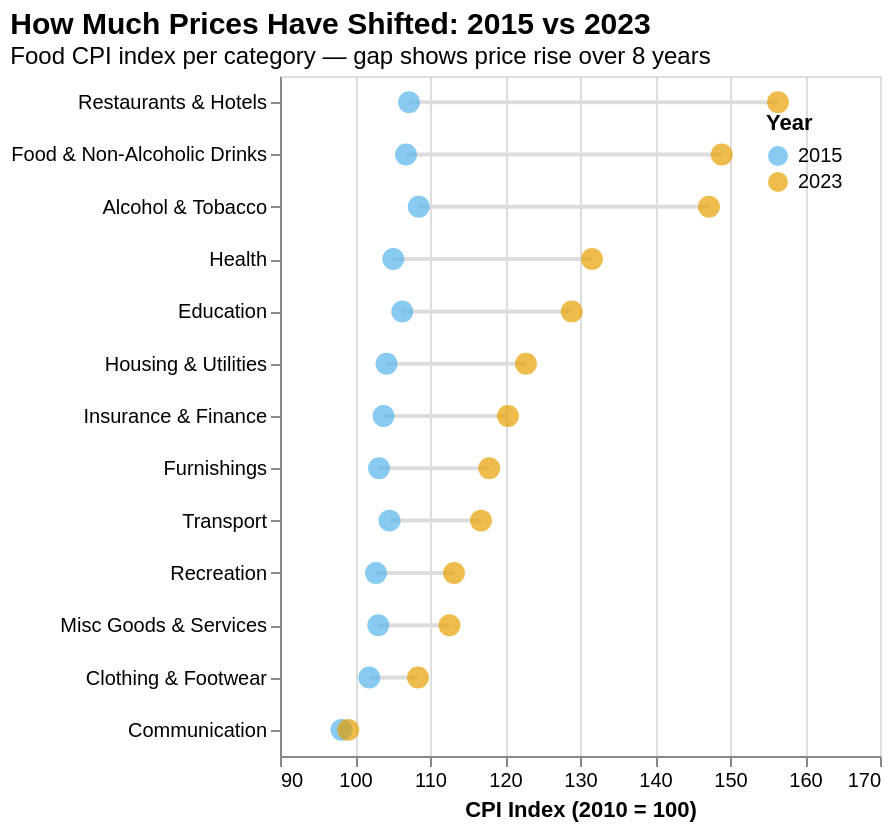

Here is the Vega-Lite specification saved for this chart:
### Vega-Lite specification from a JSON file in a GitHub repository (floating-point values rounded to 4 significant figures)
{"$schema": "https://vega.github.io/schema/vega-lite/v5.json", "title": {"text": "How Much Prices Have Shifted: 2015 vs 2023", "subtitle": "Food CPI index per category — gap shows price rise over 8 years", "anchor": "start", "fontSize": 15, "subtitleFontSize": 12}, "width": "container", "height": 340, "data": {"values": [{"label": "Restaurants & Hotels", "year": "2015", "index": 107.2}, {"label": "Restaurants & Hotels", "year": "2023", "index": 156.4}, {"label": "Food & Non-Alcoholic Drinks", "year": "2015", "index": 106.8}, {"label": "Food & Non-Alcoholic Drinks", "year": "2023", "index": 148.9}, {"label": "Alcohol & Tobacco", "year": "2015", "index": 108.5}, {"label": "Alcohol & Tobacco", "year": "2023", "index": 147.2}, {"label": "Health", "year": "2015", "index": 105.1}, {"label": "Health", "year": "2023", "index": 131.6}, {"label": "Education", "year": "2015", "index": 106.3}, {"label": "Education", "year": "2023", "index": 128.9}, {"label": "Housing & Utilities", "year": "2015", "index": 104.2}, {"label": "Housing & Utilities", "year": "2023", "index": 122.8}, {"label": "Insurance & Finance", "year": "2015", "index": 103.8}, {"label": "Insurance & Finance", "year": "2023", "index": 120.4}, {"label": "Furnishings", "year": "2015", "index": 103.2}, {"label": "Furnishings", "year": "2023", "index": 117.9}, {"label": "Transport", "year": "2015", "index": 104.6}, {"label": "Transport", "year": "2023", "index": 116.8}, {"label": "Recreation", "year": "2015", "index": 102.8}, {"label": "Recreation", "year": "2023", "index": 113.2}, {"label": "Misc Goods & Services", "year": "2015", "index": 103.1}, {"label": "Misc Goods & Services", "year": "2023", "index": 112.6}, {"label": "Clothing & Footwear", "year": "2015", "index": 101.9}, {"label": "Clothing & Footwear", "year": "2023", "index": 108.4}, {"label": "Communication", "year": "2015", "index": 98.2}, {"label": "Communication", "year": "2023", "index": 99.1}]}, "layer": [{"mark": {"type": "line", "color": "#ddd", "strokeWidth": 2}, "encoding": {"y": {"field": "label", "type": "nominal", "title": null, "sort": {"field": "index", "op": "max", "order": "descending"}}, "x": {"field": "index", "type": "quantitative", "title": "CPI Index (2010 = 100)", "scale": {"domain": [90, 165]}}, "detail": {"field": "label"}}}, {"mark": {"type": "point", "filled": true, "size": 120}, "encoding": {"y": {"field": "label", "type": "nominal", "sort": {"field": "index", "op": "max", "order": "descending"}}, "x": {"field": "index", "type": "quantitative"}, "color": {"field": "year", "type": "nominal", "scale": {"domain": ["2015", "2023"], "range": ["#56B4E9", "#E69F00"]}, "legend": {"title": "Year", "orient": "top-right"}}, "tooltip": [{"field": "label", "title": "Category"}, {"field": "year", "title": "Year"}, {"field": "index", "title": "CPI Index", "format": ".1f"}]}}]}
